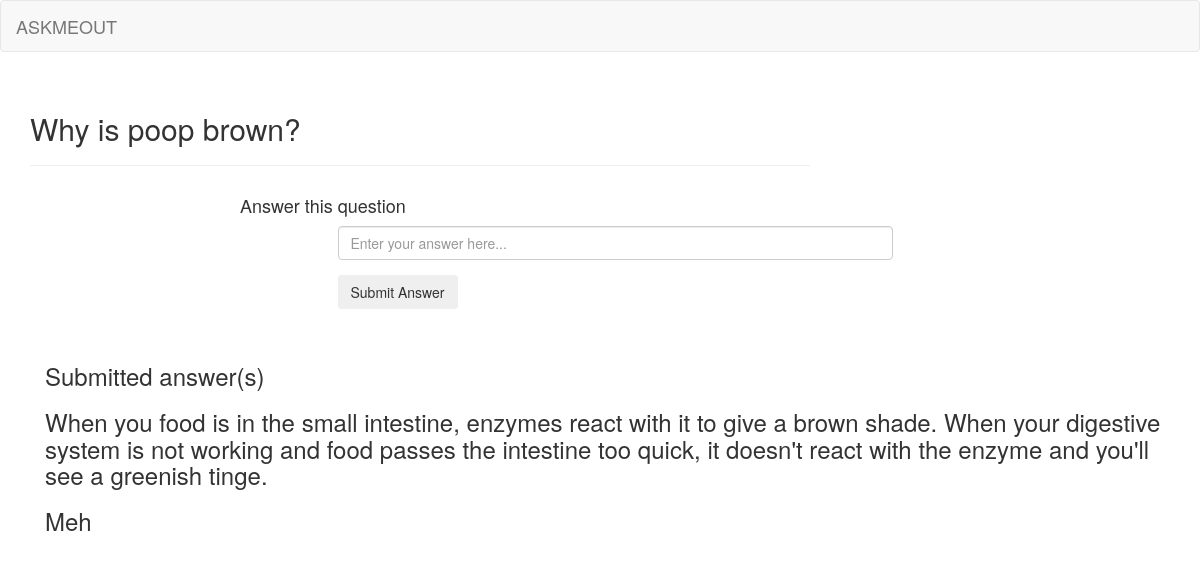
/questionDetail/1, run on the app's committed database.
### app/models.py (models this page shows)
class Question(models.Model):
	name = models.TextField(max_length = 500)
	uid = models.CharField(max_length=500)
	qid=models.IntegerField(primary_key=True)
	boolValue = models.BooleanField(default=False)

class Answer(VoteModel, models.Model):
	name = models.TextField(max_length = 500)
	uid = models.CharField(max_length = 500)
	quesid=models.IntegerField()
	aid=models.CharField(max_length = 500)
	voting = models.IntegerField()

### app/views.py (the view)
# urls.py: url(r'^questionDetail/(\d+)$', views.questionDetail),
def questionDetail(request,id):
    answer = Answer.objects.filter(quesid = id)
    question = Question.objects.get(qid = id)
    print(question)
    return render(request,'questionDetail.html',{'question':question, 'answer':answer})

### app/templates/questionDetail.html (shortened to what this page needs)
{% extends 'base.html' %}
{% block content %}
    <div class="post row">
        <div class="col-2 date">
            <h2>{{ question.name }}</h2><hr>
        </div>
        <div class="inner-bg">
                <div class="container">
                    <div class="row">
                         <div class="col-sm-8 col-sm-offset-2 text">
                           <h4> Answer this question</h4>
                        </div>
                    </div>
                    <div class="row">
                        <div class="col-sm-6 col-sm-offset-3 form-box">
                            <div class="form-bottom contact-form">
                                <form role="form" action="/sendAns/{{question.qid}}" method="post">{% csrf_token %}
                                    <div class="form-group">
                                        <input type="text" name="ansname" placeholder="Enter your answer here..." class="ansname form-control" id="ansname">
                                    </div>
                                    <button type="submit" class="btn">Submit Answer</button>
                                </form>
                            </div>
                        </div>
                    </div>
                </div>
            </div>
        </div>
</div>
    </div><br/>
    <h3>Submitted answer(s)</h3>
<div>
{% for question in answer %}
    <h3>{{ question.name }}<h3>
{% endfor %}
</div>
{% endblock %}

### data on the page
Question: name "Why is poop brown?"
Answer: name "When you food is in the small intestine, enzymes react with it to give a brown shade. When your digestive system is not working and food passes the intestine too quick, it doesn't react with the enzyme and you'll see a greenish tinge."
Answer: name "Meh"
